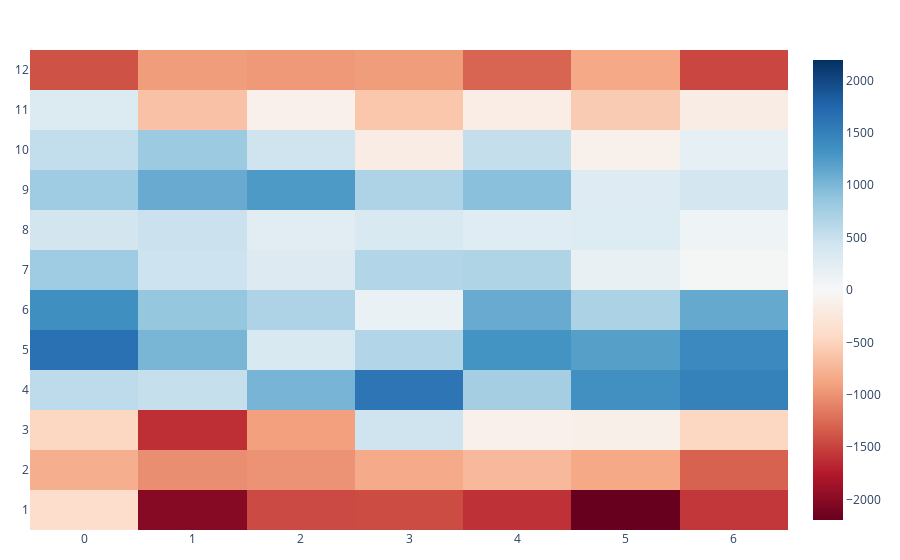

Notebook code for this chart:
### Code cell
import plotly.graph_objects as go

#Create heatmap
fig = go.Figure(data=go.Heatmap(
    z=hourON["Proportion_of_consumption_production"],
    x=hourON["WeekdayOfTimestamp"],
    y=hourON["MonthOfTimestamp"], colorscale="RdBu", zmid=0
)
)

fig.update_layout(margin=dict(
    l=30,
    r=30,
    b=30,
    t=50,
), xaxis_nticks=10,
    yaxis_nticks=20
    # annotations=annotations,
)

fig.show()

### Figure 1 — Plotly figure (JSON) as saved in the notebook; plotly's stock layout.template omitted (floating-point values rounded to 4 significant figures)
{"data": [{"colorscale": [[0.0, "rgb(103,0,31)"], [0.1, "rgb(178,24,43)"], [0.2, "rgb(214,96,77)"], [0.3, "rgb(244,165,130)"], [0.4, "rgb(253,219,199)"], [0.5, "rgb(247,247,247)"], [0.6, "rgb(209,229,240)"], [0.7, "rgb(146,197,222)"], [0.8, "rgb(67,147,195)"], [0.9, "rgb(33,102,172)"], [1.0, "rgb(5,48,97)"]], "type": "heatmap", "x": [0, 1, 2, 3, 4, 5, 6, 0, 1, 2, 3, 4, 5, 6, 0, 1, 2, 3, 4, 5, 6, 0, 1, 2, 3, 4, 5, 6, 0, 1, 2, 3, 4, 5, 6, 0, 1, 2, 3, 4, 5, 6, 0, 1, 2, 3, 4, 5, 6, 0, 1, 2, 3, 4, 5, 6, 0, 1, 2, 3, 4, 5, 6, 0, 1, 2, 3, 4, 5, 6, 0, 1, 2, 3, 4, 5, 6, 0, 1, 2, 3, 4, 5, 6], "y": [1, 1, 1, 1, 1, 1, 1, 2, 2, 2, 2, 2, 2, 2, 3, 3, 3, 3, 3, 3, 3, 4, 4, 4, 4, 4, 4, 4, 5, 5, 5, 5, 5, 5, 5, 6, 6, 6, 6, 6, 6, 6, 7, 7, 7, 7, 7, 7, 7, 8, 8, 8, 8, 8, 8, 8, 9, 9, 9, 9, 9, 9, 9, 10, 10, 10, 10, 10, 10, 10, 11, 11, 11, 11, 11, 11, 11, 12, 12, 12, 12, 12, 12, 12], "z": [-404.4, -2010.0, -1452.0, -1440.0, -1606.0, -2196.0, -1567.0, -799.1, -1022.0, -990.2, -836.7, -722.3, -848.3, -1305.0, -470.4, -1625.0, -908.1, 447.4, -113.3, -128.1, -464.4, 571.0, 520.0, 1026.0, 1608.0, 749.2, 1348.0, 1498.0, 1650.0, 1018.0, 342.3, 656.8, 1322.0, 1213.0, 1416.0, 1354.0, 855.5, 684.2, 151.4, 1114.0, 706.7, 1128.0, 785.0, 468.5, 305.4, 654.9, 674.7, 167.9, 32.54, 421.8, 480.8, 238.8, 343.8, 280.1, 299.5, 104.1, 787.5, 1105.0, 1257.0, 681.8, 922.7, 286.9, 408.7, 540.5, 807.5, 453.8, -167.2, 532.9, -107.8, 201.3, 312.3, -648.7, -110.3, -609.3, -155.7, -566.6, -177.4, -1404.0, -930.9, -956.1, -931.3, -1286.0, -846.9, -1469.0], "zmid": 0}], "layout": {"margin": {"b": 30, "l": 30, "r": 30, "t": 50}, "xaxis": {"nticks": 10}, "yaxis": {"nticks": 20}}}
